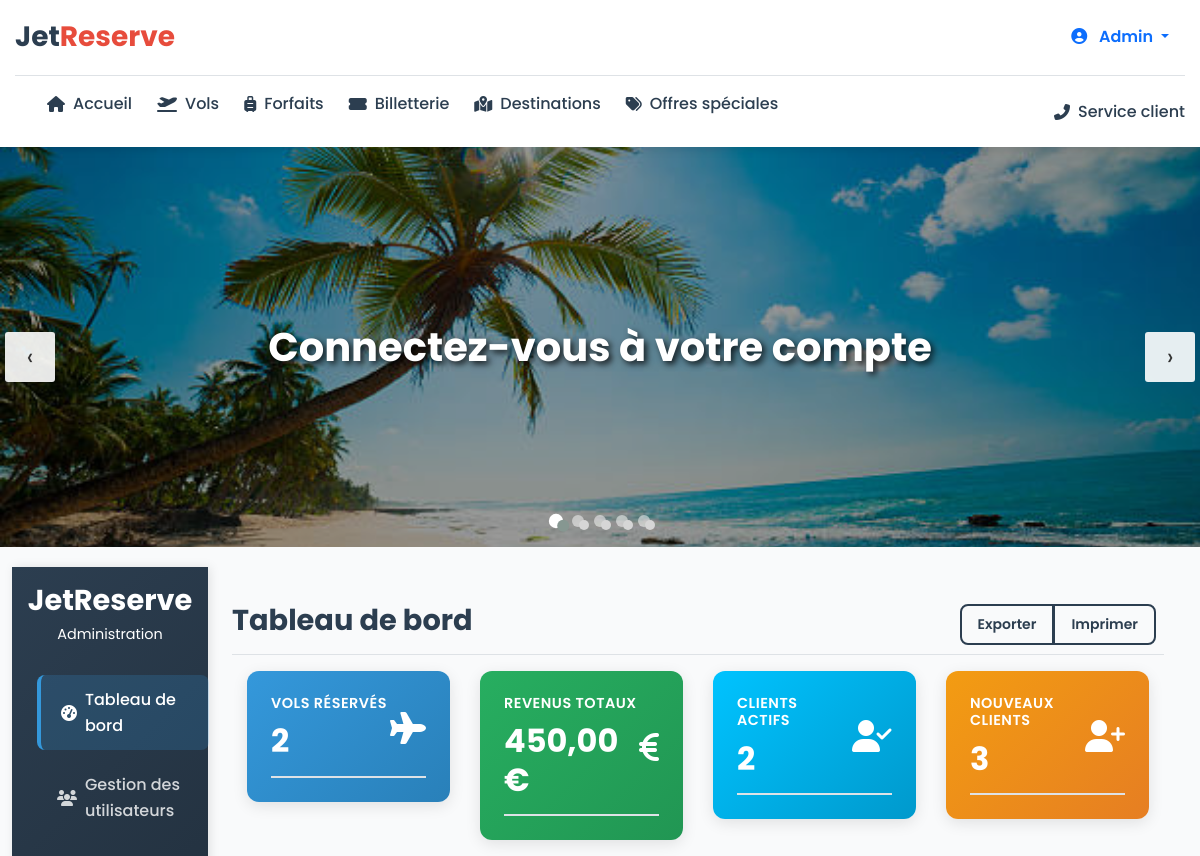
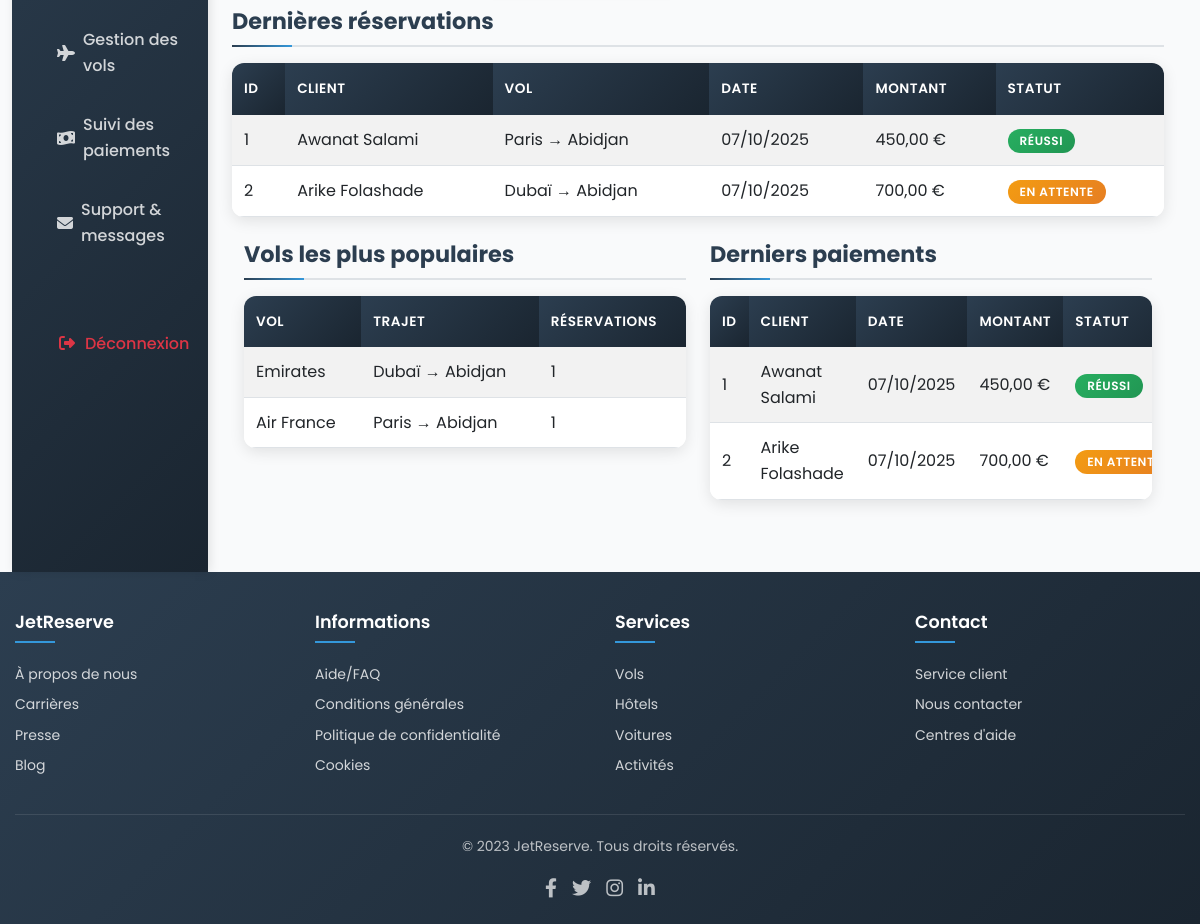
/admin/index1.php, run on the app's committed database (2 pictures, top to bottom).
### tables this page shows
CREATE TABLE IF NOT EXISTS `reservations` (
  `id_reservation` int(11) NOT NULL AUTO_INCREMENT,
  `id_user` int(11) NOT NULL,
  `id_vol` int(11) NOT NULL,
  `statut` enum('confirmé','en attente','annulé') DEFAULT 'en attente',
  `date_reservation` timestamp NULL DEFAULT CURRENT_TIMESTAMP,
  PRIMARY KEY (`id_reservation`),
  KEY `id_user` (`id_user`),
  KEY `id_vol` (`id_vol`)
);

CREATE TABLE IF NOT EXISTS `users` (
  `id_user` int(11) NOT NULL AUTO_INCREMENT,
  `nom` varchar(50) NOT NULL,
  `prenom` varchar(50) NOT NULL,
  `email` varchar(100) NOT NULL,
  `telephone` varchar(20) DEFAULT NULL,
  `password` varchar(255) NOT NULL,
  `role` enum('client','admin') DEFAULT 'client',
  `statut` enum('actif','inactif') NOT NULL,
  `date_creation` timestamp NULL DEFAULT CURRENT_TIMESTAMP,
  PRIMARY KEY (`id_user`),
  UNIQUE KEY `email` (`email`)
);

CREATE TABLE IF NOT EXISTS `vols` (
  `id_vol` int(11) NOT NULL AUTO_INCREMENT,
  `id_compagnie` int(11) NOT NULL,
  `depart` varchar(50) NOT NULL,
  `arrivee` varchar(50) NOT NULL,
  `date_depart` datetime NOT NULL,
  `date_arrivee` datetime NOT NULL,
  `prix` decimal(10,2) NOT NULL,
  `escales` int(11) DEFAULT '0',
  `classe` enum('économique','affaires','première') DEFAULT 'économique',
  PRIMARY KEY (`id_vol`),
  KEY `id_compagnie` (`id_compagnie`)
);

CREATE TABLE IF NOT EXISTS `paiements` (
  `id_paiement` int(11) NOT NULL AUTO_INCREMENT,
  `id_reservation` int(11) NOT NULL,
  `montant` decimal(10,2) NOT NULL,
  `mode_paiement` enum('carte','mobile money','paypal') NOT NULL,
  `statut` enum('réussi','en attente','échoué') DEFAULT 'en attente',
  `date_paiement` timestamp NULL DEFAULT CURRENT_TIMESTAMP,
  PRIMARY KEY (`id_paiement`),
  KEY `id_reservation` (`id_reservation`)
);

### admin/index1.php (the view, shortened to what the rows shown need)
<?php
require_once '../includes/connexion.php';
$stmt = $bdd->query("SELECT COUNT(*) as total_reservations FROM " . TABLE_RESERVATIONS);
$total_reservations = $stmt->fetch(PDO::FETCH_ASSOC)['total_reservations'] ?? 0;
$stmt = $bdd->query("SELECT SUM(montant) as revenus_totaux FROM " . TABLE_PAIEMENTS . " WHERE statut = 'réussi'");
$revenus_totaux = $stmt->fetch(PDO::FETCH_ASSOC)['revenus_totaux'] ?? 0;
$stmt = $bdd->query("SELECT COUNT(DISTINCT id_user) as clients_actifs FROM " . TABLE_RESERVATIONS);
$clients_actifs = $stmt->fetch(PDO::FETCH_ASSOC)['clients_actifs'] ?? 0;
$stmt = $bdd->query("SELECT COUNT(*) as nouveaux_clients FROM " . TABLE_USERS . " WHERE date_creation >= DATE_SUB(NOW(), INTERVAL 30 DAY)");
$nouveaux_clients = $stmt->fetch(PDO::FETCH_ASSOC)['nouveaux_clients'] ?? 0;
?>
<!DOCTYPE html>
<html lang="fr">
<head>
    <link rel="stylesheet" href="https://cdnjs.cloudflare.com/ajax/libs/font-awesome/6.4.0/css/all.min.css">
    <link rel="stylesheet" href="https://cdnjs.cloudflare.com/ajax/libs/OwlCarousel2/2.3.4/assets/owl.carousel.min.css">
    <link rel="stylesheet" href="https://cdnjs.cloudflare.com/ajax/libs/OwlCarousel2/2.3.4/assets/owl.theme.default.min.css">
    <link rel="stylesheet" href="https://cdnjs.cloudflare.com/ajax/libs/font-awesome/6.4.0/css/all.min.css">
    <link href="https://cdn.jsdelivr.net/npm/bootstrap@5.3.0/dist/css/bootstrap.min.css" rel="stylesheet">
    <link rel="stylesheet" href="style2.css">
</head>
<body>
    <div class="main-banner-container">
        <div class="main-banner owl-carousel owl-theme">
            <div class="item banner-1">
                <div class="header-text">
                    <h2>Connectez-vous à votre compte</h2>
                </div>
            </div>
        </div>
    </div>
    <div class="container-fluid">
        <div class="row">
            <nav id="sidebar" class="col-md-3 col-lg-2 d-md-block bg-dark sidebar collapse">
                <div class="position-sticky pt-3">
                    <div class="text-center mb-4">
                        <h2 class="text-white">JetReserve</h2>
                    </div>
                </div>
            </nav>
            <main class="col-md-9 ms-sm-auto col-lg-10 px-md-4">
                <div class="d-flex justify-content-between flex-wrap flex-md-nowrap align-items-center pt-3 pb-2 mb-3 border-bottom">
                    <h1 class="h2">Tableau de bord</h1>
                </div>
                <div class="row mb-4">
                    <div class="col-md-3">
                        <div class="card text-white bg-primary">
                            <div class="card-body">
                                <div class="d-flex justify-content-between align-items-center">
                                    <div>
                                        <h2 class="card-text"><?php echo $total_reservations; ?></h2>
                                    </div>
                                </div>
                            </div>
                        </div>
                    </div>
                    <div class="col-md-3">
                        <div class="card text-white bg-success">
                            <div class="card-body">
                                <div class="d-flex justify-content-between align-items-center">
                                    <div>
                                        <h2 class="card-text"><?php echo number_format($revenus_totaux, 2, ',', ' '); ?> €</h2>
                                    </div>
                                </div>
                            </div>
                        </div>
                    </div>
                    <div class="col-md-3">
                        <div class="card text-white bg-info">
                            <div class="card-body">
                                <div class="d-flex justify-content-between align-items-center">
                                    <div>
                                        <h2 class="card-text"><?php echo $clients_actifs; ?></h2>
                                    </div>
                                </div>
                            </div>
                        </div>
                    </div>
                    <div class="col-md-3">
                        <div class="card text-white bg-warning">
                            <div class="card-body">
                                <div class="d-flex justify-content-between align-items-center">
                                    <div>
                                        <h2 class="card-text"><?php echo $nouveaux_clients; ?></h2>
                                    </div>
                                </div>
                            </div>
                        </div>
                    </div>
                </div>
                <div class="table-responsive mb-4">
                    <table class="table table-striped table-sm">
                        <thead>
                            <tr>
                                <th>ID</th>
                                <th>Client</th>
                                <th>Vol</th>
                                <th>Date</th>
                                <th>Montant</th>
                                <th>Statut</th>
                            </tr>
                        </thead>
                        <tbody>
                            <?php
                            $stmt = $bdd->query("
                               SELECT r.id_reservation, u.nom, u.prenom, v.depart, v.arrivee,
                                      r.date_reservation, p.montant, p.statut
                                      FROM reservations r
                                      JOIN users u ON r.id_user = u.id_user
                                      JOIN vols v ON r.id_vol = v.id_vol
                                      LEFT JOIN paiements p ON r.id_reservation = p.id_reservation
                                      ORDER BY r.date_reservation DESC
                                      LIMIT 5
                            ");
                            while ($reservation = $stmt->fetch(PDO::FETCH_ASSOC)) {
                                $statut_class = match($reservation['statut'] ?? 'en attente') {
                                    'réussi' => 'success',
                                    'en attente' => 'warning',
                                    'échoué' => 'danger',
                                    default => 'secondary'
                                };
                                echo '<tr>';
                                echo '<td>' . $reservation['id_reservation'] . '</td>';
                                echo '<td>' . htmlspecialchars($reservation['prenom'] . ' ' . $reservation['nom']) . '</td>';
                                echo '<td>' . htmlspecialchars($reservation['depart'] . ' → ' . $reservation['arrivee']) . '</td>';
                                echo '<td>' . date('d/m/Y', strtotime($reservation['date_reservation'])) . '</td>';
                                echo '<td>' . number_format($reservation['montant'] ?? 0, 2, ',', ' ') . ' €</td>';
                                echo '<td><span class="badge bg-' . $statut_class . '">' . ($reservation['statut'] ?? 'en attente') . '</span></td>';
                                echo '</tr>';
                            }
                            ?>
                        </tbody>
                    </table>
                </div>
                <div class="row">
                    <div class="col-md-6">
                        <div class="table-responsive">
                            <table class="table table-striped table-sm">
                                <thead>
                                    <tr>
                                        <th>Vol</th>
                                        <th>Trajet</th>
                                        <th>Réservations</th>
                                    </tr>
                                </thead>
                            </table>
                        </div>
                    </div>
                    <div class="col-md-6">
                        <div class="table-responsive">
                            <table class="table table-striped table-sm">
                                <thead>
                                    <tr>
                                        <th>ID</th>
                                        <th>Client</th>
                                        <th>Date</th>
                                        <th>Montant</th>
                                        <th>Statut</th>
                                    </tr>
                                </thead>
                                <tbody>
                                    <?php
                                    $stmt = $bdd->query("
                                      SELECT p.id_paiement, u.nom, u.prenom, p.date_paiement, p.montant, p.statut
                                      FROM paiements p
                                      JOIN reservations r ON p.id_reservation = r.id_reservation
                                      JOIN users u ON r.id_user = u.id_user
                                      ORDER BY p.date_paiement DESC
                                      LIMIT 5
                                    ");
                                    while ($paiement = $stmt->fetch(PDO::FETCH_ASSOC)) {
                                        $statut_class = match($paiement['statut']) {
                                            'réussi' => 'success',
                                            'en attente' => 'warning',
                                            'échoué' => 'danger',
                                            default => 'secondary'
                                        };
                                        echo '<tr>';
                                        echo '<td>' . $paiement['id_paiement'] . '</td>';
                                        echo '<td>' . htmlspecialchars($paiement['prenom'] . ' ' . $paiement['nom']) . '</td>';
                                        echo '<td>' . date('d/m/Y', strtotime($paiement['date_paiement'])) . '</td>';
                                        echo '<td>' . number_format($paiement['montant'], 2, ',', ' ') . ' €</td>';
                                        echo '<td><span class="badge bg-' . $statut_class . '">' . $paiement['statut'] . '</span></td>';
                                        echo '</tr>';
                                    }
                                    ?>
                                </tbody>
                            </table>
                        </div>
                    </div>
                </div>
            </main>
        </div>
    </div>
</body>
</html>

### data on the page
reservations: id_reservation "1", id_user.nom "Awanat Salami", id_vol.arrivee "Paris → Abidjan", date_reservation "07/10/2025", paiements.montant "450,00", paiements.statut "RÉUSSI"
reservations: id_reservation "2", id_user.nom "Arike Folashade", id_vol.arrivee "Dubaï → Abidjan", date_reservation "07/10/2025", paiements.montant "700,00", paiements.statut "EN ATTENTE"
paiements: id_paiement "1", users.prenom+nom "Awanat Salami", date_paiement "07/10/2025", montant "450,00", statut "RÉUSSI"
paiements: id_paiement "2", users.prenom+nom "Arike Folashade", date_paiement "07/10/2025", montant "700,00", statut "EN…"

### other printed values
$_SESSION['prenom'] "Admin"
$total_reservations "2"
$revenus_totaux "450,00"
$clients_actifs "2"
$nouveaux_clients "3"
$vol['nom_compagnie'] "Emirates"
$vol['depart'] . ' → ' . $vol['arrivee'] "Dubaï → Abidjan"
$vol['nb_reservations'] "1"
$vol['nom_compagnie'] "Air France"
$vol['depart'] . ' → ' . $vol['arrivee'] "Paris → Abidjan"
